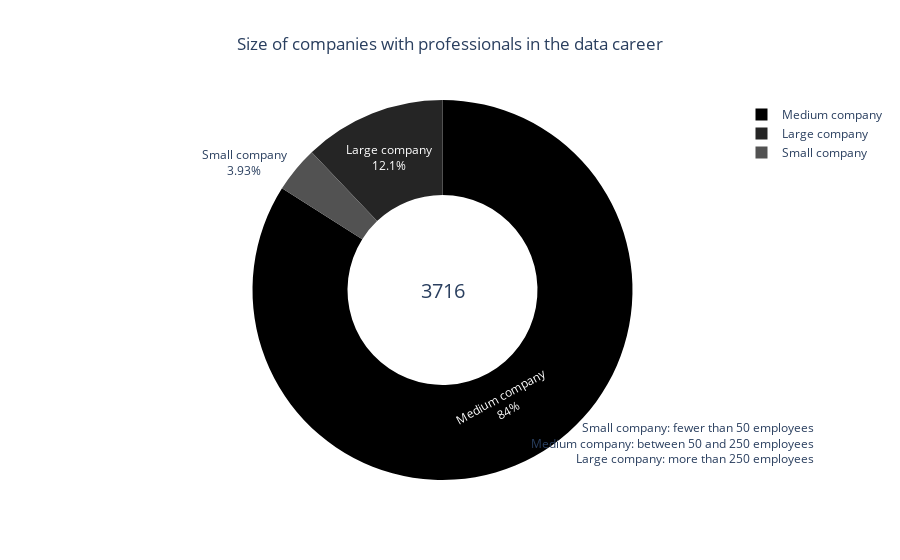

Notebook source saved alongside this figure:
### Code cell
data = df["company_size"].replace(
    {"S": "Small company", "M": "Medium company", "L": "Large company"}
)

# counts of unique values
unique_values = data.value_counts()

# frequency of values and the labels
freq = unique_values.values
labels = unique_values.index.values
# cria o dicionário de siglas e nomes por extenso
continentes = {
    "NA": "North America",
    "EU": "Europe",
    "AS": "Asia",
    "SA": "South America",
    "AF": "Africa",
    "OC": "Oceania",
}
# sum of total experience levels
total = sum(freq)

# Cria a anotação com o valor total
annotation = dict(font=dict(size=20), showarrow=False, text=str(total), x=0.5, y=0.5)

# Criar o gráfico de rosca
data = [
    go.Pie(
        labels=labels,
        values=freq,
        hole=0.5,
        marker=dict(colors=list(reversed(colors.sequential.Greys))),
        textinfo="percent+label",
        insidetextorientation="auto",
        hoverinfo="label+value",
    )
]

# Cria a anotação com o valor total
annotation = dict(font=dict(size=20), showarrow=False, text=str(total), x=0.5, y=0.5)

layout = go.Layout(
    title={
        "text": "Size of companies with professionals in the data career",
        "x": 0.5,
    },
    annotations=[
        {
            "text": "Small company: fewer than 50 employees<br>"
            "Medium company: between 50 and 250 employees<br>"
            "Large company: more than 250 employees",
            "showarrow": False,
            "x": 1.15,
            "y": 0.03,
            "xref": "paper",
            "yref": "paper",
            "align": "right",
        },
        dict(font=dict(size=20), showarrow=False, text=str(total), x=0.5, y=0.5),
    ],
)

# Adicionar título
fig = go.Figure(data=data, layout=layout)

# Mostrar o gráfico
fig.show()

### Figure 1 — Plotly figure (JSON) as saved in the notebook; plotly's stock layout.template omitted (floating-point values rounded to 4 significant figures)
{"data": [{"hole": 0.5, "hoverinfo": "label+value", "insidetextorientation": "auto", "labels": ["Medium company", "Large company", "Small company"], "marker": {"colors": ["rgb(0,0,0)", "rgb(37,37,37)", "rgb(82,82,82)", "rgb(115,115,115)", "rgb(150,150,150)", "rgb(189,189,189)", "rgb(217,217,217)", "rgb(240,240,240)", "rgb(255,255,255)"]}, "textinfo": "percent+label", "type": "pie", "values": [3121, 449, 146]}], "layout": {"annotations": [{"align": "right", "showarrow": false, "text": "Small company: fewer than 50 employees<br>Medium company: between 50 and 250 employees<br>Large company: more than 250 employees", "x": 1.15, "xref": "paper", "y": 0.03, "yref": "paper"}, {"font": {"size": 20}, "showarrow": false, "text": "3716", "x": 0.5, "y": 0.5}], "title": {"text": "Size of companies with professionals in the data career", "x": 0.5}}}
